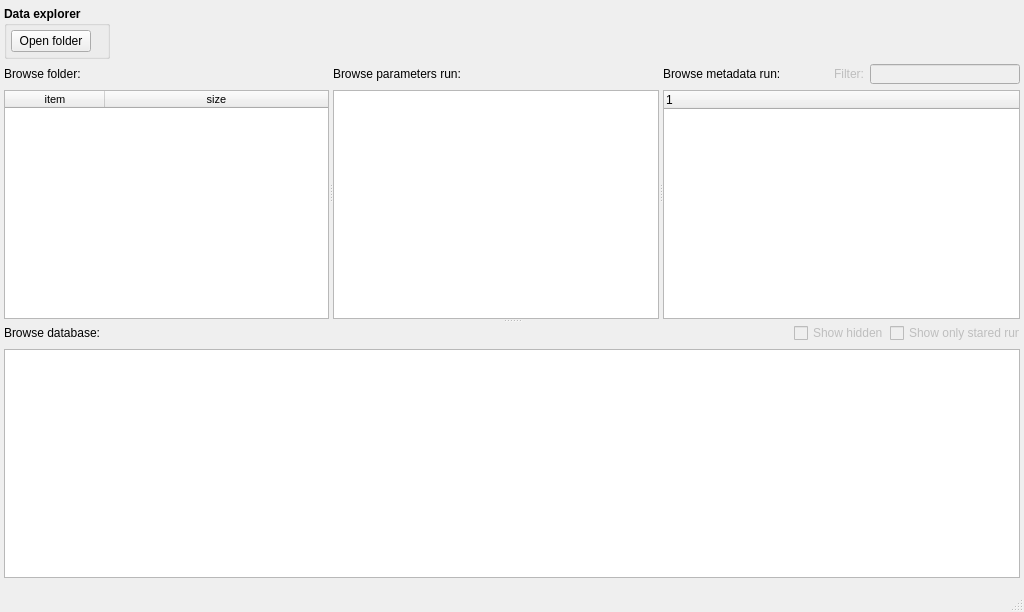
<?xml version="1.0" encoding="UTF-8"?>
<ui version="4.0">
 <class>MainWindow</class>
 <widget class="QMainWindow" name="MainWindow">
  <property name="geometry">
   <rect>
    <x>0</x>
    <y>0</y>
    <width>1024</width>
    <height>612</height>
   </rect>
  </property>
  <property name="windowTitle">
   <string>pyplotter</string>
  </property>
  <property name="windowOpacity">
   <double>1.000000000000000</double>
  </property>
  <widget class="QWidget" name="centralwidget">
   <layout class="QVBoxLayout" name="verticalLayout_4">
    <property name="spacing">
     <number>4</number>
    </property>
    <property name="leftMargin">
     <number>4</number>
    </property>
    <property name="topMargin">
     <number>0</number>
    </property>
    <property name="rightMargin">
     <number>4</number>
    </property>
    <property name="bottomMargin">
     <number>4</number>
    </property>
    <item>
     <layout class="QVBoxLayout" name="verticalLayout_3">
      <property name="topMargin">
       <number>6</number>
      </property>
      <property name="bottomMargin">
       <number>1</number>
      </property>
      <item>
       <layout class="QHBoxLayout" name="TopHorizontalLayout">
        <property name="spacing">
         <number>0</number>
        </property>
        <property name="topMargin">
         <number>0</number>
        </property>
        <item>
         <widget class="QGroupBox" name="groupBoxDataExplorer">
          <property name="maximumSize">
           <size>
            <width>16777215</width>
            <height>100</height>
           </size>
          </property>
          <property name="font">
           <font>
            <weight>75</weight>
            <bold>true</bold>
           </font>
          </property>
          <property name="title">
           <string>Data explorer</string>
          </property>
          <layout class="QVBoxLayout" name="verticalLayout_12">
           <property name="spacing">
            <number>4</number>
           </property>
           <property name="leftMargin">
            <number>4</number>
           </property>
           <property name="topMargin">
            <number>4</number>
           </property>
           <property name="rightMargin">
            <number>4</number>
           </property>
           <property name="bottomMargin">
            <number>4</number>
           </property>
           <item>
            <widget class="pushButtonOpenFolder" name="pushButtonOpenFolder">
             <property name="minimumSize">
              <size>
               <width>0</width>
               <height>0</height>
              </size>
             </property>
             <property name="maximumSize">
              <size>
               <width>80</width>
               <height>16777215</height>
              </size>
             </property>
             <property name="font">
              <font>
               <weight>50</weight>
               <bold>false</bold>
              </font>
             </property>
             <property name="text">
              <string>Open folder</string>
             </property>
            </widget>
           </item>
          </layout>
         </widget>
        </item>
        <item>
         <spacer name="horizontalSpacer">
          <property name="orientation">
           <enum>Qt::Horizontal</enum>
          </property>
          <property name="sizeHint" stdset="0">
           <size>
            <width>40</width>
            <height>20</height>
           </size>
          </property>
         </spacer>
        </item>
       </layout>
      </item>
     </layout>
    </item>
    <item>
     <widget class="QSplitter" name="splitter_2">
      <property name="orientation">
       <enum>Qt::Vertical</enum>
      </property>
      <widget class="QSplitter" name="splitter">
       <property name="orientation">
        <enum>Qt::Horizontal</enum>
       </property>
       <widget class="QWidget" name="layoutWidget_2">
        <layout class="QVBoxLayout" name="verticalLayout_5">
         <item>
          <widget class="QLabel" name="labelFolder">
           <property name="minimumSize">
            <size>
             <width>0</width>
             <height>20</height>
            </size>
           </property>
           <property name="maximumSize">
            <size>
             <width>16777215</width>
             <height>20</height>
            </size>
           </property>
           <property name="text">
            <string>Browse folder:</string>
           </property>
          </widget>
         </item>
         <item>
          <widget class="TableWidgetFolder" name="tableWidgetFolder">
           <property name="minimumSize">
            <size>
             <width>0</width>
             <height>0</height>
            </size>
           </property>
           <property name="font">
            <font>
             <pointsize>8</pointsize>
            </font>
           </property>
           <property name="styleSheet">
            <string notr="true"/>
           </property>
           <property name="lineWidth">
            <number>0</number>
           </property>
           <property name="sizeAdjustPolicy">
            <enum>QAbstractScrollArea::AdjustIgnored</enum>
           </property>
           <property name="editTriggers">
            <set>QAbstractItemView::NoEditTriggers</set>
           </property>
           <property name="alternatingRowColors">
            <bool>true</bool>
           </property>
           <property name="selectionBehavior">
            <enum>QAbstractItemView::SelectRows</enum>
           </property>
           <property name="showGrid">
            <bool>false</bool>
           </property>
           <property name="sortingEnabled">
            <bool>true</bool>
           </property>
           <attribute name="horizontalHeaderCascadingSectionResizes">
            <bool>false</bool>
           </attribute>
           <attribute name="horizontalHeaderShowSortIndicator" stdset="0">
            <bool>true</bool>
           </attribute>
           <attribute name="horizontalHeaderStretchLastSection">
            <bool>true</bool>
           </attribute>
           <attribute name="verticalHeaderVisible">
            <bool>false</bool>
           </attribute>
           <column>
            <property name="text">
             <string>item</string>
            </property>
            <property name="textAlignment">
             <set>AlignCenter</set>
            </property>
           </column>
           <column>
            <property name="text">
             <string>size</string>
            </property>
            <property name="textAlignment">
             <set>AlignCenter</set>
            </property>
           </column>
          </widget>
         </item>
        </layout>
       </widget>
       <widget class="QWidget" name="verticalLayoutWidget">
        <layout class="QVBoxLayout" name="verticalLayout_6">
         <item>
          <layout class="QHBoxLayout" name="horizontalLayout_2">
           <item>
            <widget class="QLabel" name="labelRun">
             <property name="minimumSize">
              <size>
               <width>1</width>
               <height>20</height>
              </size>
             </property>
             <property name="maximumSize">
              <size>
               <width>150</width>
               <height>20</height>
              </size>
             </property>
             <property name="text">
              <string>Browse parameters run:</string>
             </property>
            </widget>
           </item>
           <item>
            <widget class="QLabel" name="labelCurrentRun">
             <property name="minimumSize">
              <size>
               <width>0</width>
               <height>20</height>
              </size>
             </property>
             <property name="maximumSize">
              <size>
               <width>16777215</width>
               <height>20</height>
              </size>
             </property>
             <property name="font">
              <font>
               <weight>75</weight>
               <bold>true</bold>
              </font>
             </property>
             <property name="text">
              <string/>
             </property>
            </widget>
           </item>
          </layout>
         </item>
         <item>
          <widget class="TableWidgetParameter" name="tableWidgetParameter">
           <property name="font">
            <font>
             <pointsize>8</pointsize>
            </font>
           </property>
           <property name="lineWidth">
            <number>0</number>
           </property>
           <property name="editTriggers">
            <set>QAbstractItemView::NoEditTriggers</set>
           </property>
           <property name="alternatingRowColors">
            <bool>true</bool>
           </property>
           <property name="selectionBehavior">
            <enum>QAbstractItemView::SelectRows</enum>
           </property>
           <property name="showGrid">
            <bool>false</bool>
           </property>
           <property name="sortingEnabled">
            <bool>true</bool>
           </property>
           <attribute name="horizontalHeaderStretchLastSection">
            <bool>true</bool>
           </attribute>
           <attribute name="verticalHeaderVisible">
            <bool>false</bool>
           </attribute>
          </widget>
         </item>
        </layout>
       </widget>
       <widget class="QWidget" name="verticalLayoutWidget_2">
        <layout class="QVBoxLayout" name="verticalLayout_7">
         <item>
          <layout class="QHBoxLayout" name="horizontalLayout_3">
           <item>
            <widget class="QLabel" name="labelMetadata">
             <property name="minimumSize">
              <size>
               <width>0</width>
               <height>20</height>
              </size>
             </property>
             <property name="maximumSize">
              <size>
               <width>140</width>
               <height>20</height>
              </size>
             </property>
             <property name="text">
              <string>Browse metadata run:</string>
             </property>
            </widget>
           </item>
           <item>
            <widget class="QLabel" name="labelCurrentSnapshot">
             <property name="minimumSize">
              <size>
               <width>0</width>
               <height>20</height>
              </size>
             </property>
             <property name="maximumSize">
              <size>
               <width>16777215</width>
               <height>20</height>
              </size>
             </property>
             <property name="font">
              <font>
               <weight>75</weight>
               <bold>true</bold>
              </font>
             </property>
             <property name="text">
              <string/>
             </property>
            </widget>
           </item>
           <item>
            <widget class="LabelSnapshot" name="labelSnapshot">
             <property name="enabled">
              <bool>false</bool>
             </property>
             <property name="minimumSize">
              <size>
               <width>0</width>
               <height>20</height>
              </size>
             </property>
             <property name="maximumSize">
              <size>
               <width>40</width>
               <height>20</height>
              </size>
             </property>
             <property name="text">
              <string>Filter:</string>
             </property>
             <property name="alignment">
              <set>Qt::AlignRight|Qt::AlignTrailing|Qt::AlignVCenter</set>
             </property>
            </widget>
           </item>
           <item>
            <widget class="LineEditSnapshot" name="lineEditFilterSnapshot">
             <property name="enabled">
              <bool>false</bool>
             </property>
             <property name="sizePolicy">
              <sizepolicy hsizetype="Expanding" vsizetype="Preferred">
               <horstretch>0</horstretch>
               <verstretch>0</verstretch>
              </sizepolicy>
             </property>
             <property name="minimumSize">
              <size>
               <width>0</width>
               <height>20</height>
              </size>
             </property>
             <property name="maximumSize">
              <size>
               <width>150</width>
               <height>20</height>
              </size>
             </property>
             <property name="font">
              <font>
               <italic>true</italic>
              </font>
             </property>
             <property name="text">
              <string/>
             </property>
            </widget>
           </item>
          </layout>
         </item>
         <item>
          <widget class="TreeViewSnapshot" name="treeViewSnapshot">
           <column>
            <property name="text">
             <string/>
            </property>
           </column>
          </widget>
         </item>
        </layout>
       </widget>
      </widget>
      <widget class="QWidget" name="layoutWidget_3">
       <layout class="QVBoxLayout" name="verticalLayout_11">
        <item>
         <layout class="QHBoxLayout" name="horizontalLayout">
          <item>
           <widget class="QLabel" name="labelDataBase">
            <property name="maximumSize">
             <size>
              <width>110</width>
              <height>16777215</height>
             </size>
            </property>
            <property name="text">
             <string>Browse database:</string>
            </property>
           </widget>
          </item>
          <item>
           <widget class="QLabel" name="labelCurrentDataBase">
            <property name="font">
             <font>
              <family>MS Shell Dlg 2</family>
              <pointsize>10</pointsize>
              <weight>75</weight>
              <bold>true</bold>
             </font>
            </property>
            <property name="styleSheet">
             <string notr="true"/>
            </property>
            <property name="text">
             <string/>
            </property>
           </widget>
          </item>
          <item>
           <widget class="CheckBoxHidden" name="checkBoxHidden">
            <property name="enabled">
             <bool>false</bool>
            </property>
            <property name="maximumSize">
             <size>
              <width>90</width>
              <height>16777215</height>
             </size>
            </property>
            <property name="text">
             <string>Show hidden</string>
            </property>
           </widget>
          </item>
          <item>
           <widget class="CheckBoxStared" name="checkBoxStared">
            <property name="enabled">
             <bool>false</bool>
            </property>
            <property name="maximumSize">
             <size>
              <width>130</width>
              <height>16777215</height>
             </size>
            </property>
            <property name="text">
             <string>Show only stared run</string>
            </property>
           </widget>
          </item>
         </layout>
        </item>
        <item>
         <widget class="TableWidgetDatabase" name="tableWidgetDataBase">
          <property name="font">
           <font>
            <pointsize>8</pointsize>
           </font>
          </property>
          <property name="lineWidth">
           <number>0</number>
          </property>
          <property name="alternatingRowColors">
           <bool>true</bool>
          </property>
          <property name="selectionBehavior">
           <enum>QAbstractItemView::SelectRows</enum>
          </property>
          <property name="showGrid">
           <bool>false</bool>
          </property>
          <property name="sortingEnabled">
           <bool>true</bool>
          </property>
          <attribute name="horizontalHeaderDefaultSectionSize">
           <number>80</number>
          </attribute>
          <attribute name="horizontalHeaderMinimumSectionSize">
           <number>32</number>
          </attribute>
          <attribute name="horizontalHeaderStretchLastSection">
           <bool>true</bool>
          </attribute>
          <attribute name="verticalHeaderVisible">
           <bool>false</bool>
          </attribute>
         </widget>
        </item>
       </layout>
      </widget>
     </widget>
    </item>
   </layout>
  </widget>
  <widget class="StatusBar" name="statusBarMain">
   <property name="minimumSize">
    <size>
     <width>0</width>
     <height>30</height>
    </size>
   </property>
  </widget>
  <widget class="MenuBar" name="menuBarMain">
   <property name="geometry">
    <rect>
     <x>0</x>
     <y>0</y>
     <width>1024</width>
     <height>21</height>
    </rect>
   </property>
  </widget>
 </widget>
 <customwidgets>
  <customwidget>
   <class>TreeViewSnapshot</class>
   <extends>QTreeWidget</extends>
   <header location="global">..ui.treeViewSnapshot</header>
  </customwidget>
  <customwidget>
   <class>LineEditSnapshot</class>
   <extends>QLineEdit</extends>
   <header location="global">..ui.lineEditSnapshot</header>
  </customwidget>
  <customwidget>
   <class>MenuBar</class>
   <extends>QMenuBar</extends>
   <header location="global">..ui.menuBar</header>
  </customwidget>
  <customwidget>
   <class>TableWidgetFolder</class>
   <extends>QTableWidget</extends>
   <header location="global">..ui.tableWidgetFolder</header>
  </customwidget>
  <customwidget>
   <class>TableWidgetDatabase</class>
   <extends>QTableWidget</extends>
   <header location="global">..ui.tableWidgetDatabase</header>
  </customwidget>
  <customwidget>
   <class>StatusBar</class>
   <extends>QStatusBar</extends>
   <header location="global">..ui.statusBar</header>
  </customwidget>
  <customwidget>
   <class>pushButtonOpenFolder</class>
   <extends>QPushButton</extends>
   <header location="global">..ui.pushButtonOpenFolder</header>
  </customwidget>
  <customwidget>
   <class>TableWidgetParameter</class>
   <extends>QTableWidget</extends>
   <header location="global">..ui.tableWidgetParameter</header>
  </customwidget>
  <customwidget>
   <class>CheckBoxHidden</class>
   <extends>QCheckBox</extends>
   <header location="global">..ui.checkBoxHidden</header>
  </customwidget>
  <customwidget>
   <class>LabelSnapshot</class>
   <extends>QLabel</extends>
   <header location="global">..ui.labelSnapshot</header>
  </customwidget>
  <customwidget>
   <class>CheckBoxStared</class>
   <extends>QCheckBox</extends>
   <header location="global">..ui.checkBoxStared</header>
  </customwidget>
 </customwidgets>
 <resources/>
 <connections/>
</ui>
